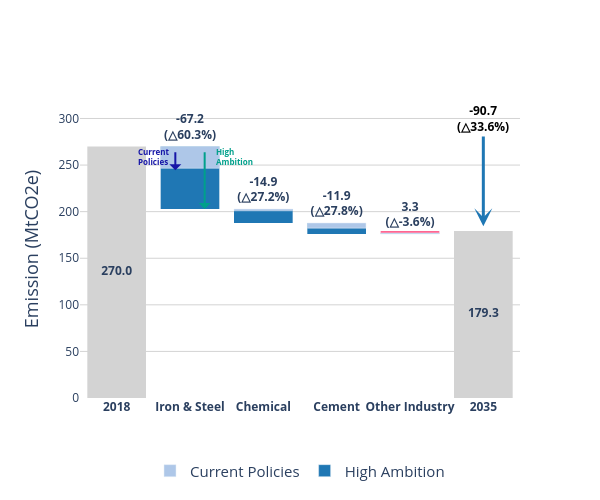

Here is the notebook cell this chart was saved with:
### Code cell
data = pd.DataFrame({
    "category": [
        "2018",
        "Iron & Steel", "Chemical", "Cement", "Other Industry",
        "2035"
    ],
})

fig = go.Figure()

# Start and end bars
fig.add_trace(go.Waterfall(
    name="High Ambition",
    orientation="v",
    measure=["absolute"] * 1 + ["relative"] * 4 + ["total"],
    x=data["category"],
    y=[emiss_2018, steel_ep, chem_ep, cement_ep, other_ep, emiss_2035_ep],
    base=0,
    connector={"visible": False},
    decreasing={"marker": {"color": "#1f77b4"}},   # enhanced ambition
    increasing={"marker": {"color": "#FF6692"}},   # current policies
    totals={"marker": {"color": "lightgray"}},
    showlegend=False
))

# Add Current Policy overlays just for Coal categories
fig.add_trace(go.Bar(
    name="Current Policy",
    x=["Iron & Steel", "Chemical", "Cement", "Other Industry"],
    y=[steel_cp, chem_cp, cement_cp, other_cp],  # smaller reductions
    base=[steel_base, chem_base, cement_base, other_base],  # position on top of previous waterfall step
    marker_color="#AEC7E8",
    showlegend=False
))

fig.update_layout(
    width=600,
    height=500,
    font=dict(size=12),
    plot_bgcolor='white',
    paper_bgcolor='white',


)

# Add dummy scatter trace to label bar values at center
fig.add_trace(go.Scatter(
    x=["2018", "2035"],
    y=[emiss_2018 / 2, emiss_2035_ep / 2],
    mode="text",
    text=[f"<b>{emiss_2018:.1f}</b>", f"<b>{emiss_2035_ep:.1f}</b>"],
    textposition="middle center",
    showlegend=False
))

# Add dummy scatter trace to label bar values at center
fig.add_trace(go.Scatter(
    x=["Iron & Steel", "Chemical", "Cement", "Other Industry"],
    #-190.5, -73.8, -28.9, -15.9, -4.5, -4.9, -3.0, -9
    y=[x+20 for x in [steel_base, chem_base, cement_base, other_base]],
    mode="text",
    text=[f"<b>{steel_ep:.1f}<br>(△{rr_steel:.1f}%)</b>", f"<b>{chem_ep:.1f}<br>(△{rr_chem:.1f}%)</b>", f"<b>{cement_ep:.1f}<br>(△{rr_cement:.1f}%)</b>", 
          f"<b>{other_ep:.1f}<br>(△{rr_other:.1f}%)</b>"],
    textposition="middle center",
    showlegend=False
))

fig.add_trace(go.Bar(
    x=[None], y=[None],
    name="Current Policies",
    marker=dict(color="#AEC7E8"),
    showlegend=True,
    hoverinfo="skip"
))

fig.add_trace(go.Bar(
    x=[None], y=[None],
    name="High Ambition",
    marker=dict(color="#1f77b4"),
    showlegend=True,
    hoverinfo="skip"
))


fig.update_layout(
    legend=dict(
        orientation='h',
        yanchor='bottom',
        y=-0.3,
        xanchor='center',
        x=0.5,
        bgcolor='rgba(0,0,0,0)',
        borderwidth=0,
        font=dict(size=15)
    )
)

fig.update_layout(
    yaxis=dict(
        showgrid=True,
        gridcolor='lightgrey',
        title="Emission (MtCO2e)", title_font_size=18,
        tickvals=list(range(0,351, 50)),
    )
)

fig.add_annotation(
    x=5, y=emiss_2035_ep + 5,        # 7 is the index of "2035" in the x-category list
    ax=5, ay=emiss_2018 + 30,
    xref="x", yref="y",
    axref="x", ayref="y",
    text=f"<b>{rd_ttl:.1f}<br>(△{rr_ttl:.1f}%)</b>",
    showarrow=True,
    arrowhead=3,
    arrowwidth=3,
    arrowsize=1,
    arrowcolor="#1f77b4",
    font=dict(size=12, color="black"),
    align="center"
)

fig.add_annotation(
    x=1 + 0.2, y=chem_base,        # 7 is the index of "2035" in the x-category list
    ax=1 + 0.2, ay=emiss_2018 + 3,
    xref="x", yref="y",
    axref="x", ayref="y",
    # text="<b>Enhanced<br>Ambition</b>",
    showarrow=True,
    arrowhead=1,
    arrowwidth=2,
    arrowsize=1,
    arrowcolor="#00A08B",
    font=dict(size=10, color="#00A08B"),
    align="center"
)

fig.add_annotation(
    x=1 -0.2, y=emiss_2018 + steel_cp - 2,        # 7 is the index of "2035" in the x-category list
    ax=1 - 0.2, ay=emiss_2018 + 3,
    xref="x", yref="y",
    axref="x", ayref="y",
    # text="<b>CoalOut</b>",
    showarrow=True,
    arrowhead=1,
    arrowwidth=2,
    arrowsize=1,
    arrowcolor="#1616A7",
    font=dict(size=10, color="#1616A7"),
    align="center"
)


fig.update_layout(
    xaxis=dict(
        tickvals=list(range(len(data['category']))),
        ticktext=[f"<b>{cat}</b>" for cat in data['category']],
        # tickfont=dict(size=15)
    )
)

fig.add_annotation(
    text="<b>Current<br>Policies</b>",
    # xref="paper", yref="paper",
    x=1-0.5, y=259,
    showarrow=False,
    font=dict(size=8, color="#1616A7"),
    align="left"
)

fig.add_annotation(
    text="<b>High<br>Ambition</b>",
    # xref="paper", yref="paper",
    x=1+0.6, y=259,
    showarrow=False,
    font=dict(size=8, color="#00A08B"),
    align="left"
)
pio.write_image(fig, "./fig/emiss_by_industry_sector.png", width=600, height=500, scale=2)

fig

### Figure 1 — Plotly figure (JSON) as saved in the notebook; plotly's stock layout.template omitted (floating-point values rounded to 4 significant figures)
{"data": [{"base": 0, "connector": {"visible": false}, "decreasing": {"marker": {"color": "#1f77b4"}}, "increasing": {"marker": {"color": "#FF6692"}}, "measure": ["absolute", "relative", "relative", "relative", "relative", "total"], "name": "High Ambition", "orientation": "v", "showlegend": false, "totals": {"marker": {"color": "lightgray"}}, "type": "waterfall", "x": ["2018", "Iron & Steel", "Chemical", "Cement", "Other Industry", "2035"], "y": [270.0, -67.22, -14.93, -11.87, 3.34, 179.3]}, {"base": [270.0, 202.8, 187.8, 176.0], "marker": {"color": "#AEC7E8"}, "name": "Current Policy", "showlegend": false, "type": "bar", "x": ["Iron & Steel", "Chemical", "Cement", "Other Industry"], "y": [-23.48, -1.856, -5.55, 1.11]}, {"mode": "text", "showlegend": false, "text": ["<b>270.0</b>", "<b>179.3</b>"], "textposition": "middle center", "type": "scatter", "x": ["2018", "2035"], "y": [135.0, 89.64]}, {"mode": "text", "showlegend": false, "text": ["<b>-67.2<br>(△60.3%)</b>", "<b>-14.9<br>(△27.2%)</b>", "<b>-11.9<br>(△27.8%)</b>", "<b>3.3<br>(△-3.6%)</b>"], "textposition": "middle center", "type": "scatter", "x": ["Iron & Steel", "Chemical", "Cement", "Other Industry"], "y": [290.0, 222.8, 207.8, 196.0]}, {"hoverinfo": "skip", "marker": {"color": "#AEC7E8"}, "name": "Current Policies", "showlegend": true, "type": "bar", "x": [null], "y": [null]}, {"hoverinfo": "skip", "marker": {"color": "#1f77b4"}, "name": "High Ambition", "showlegend": true, "type": "bar", "x": [null], "y": [null]}], "layout": {"annotations": [{"align": "center", "arrowcolor": "#1f77b4", "arrowhead": 3, "arrowsize": 1, "arrowwidth": 3, "ax": 5, "axref": "x", "ay": 300.0, "ayref": "y", "font": {"color": "black", "size": 12}, "showarrow": true, "text": "<b>-90.7<br>(△33.6%)</b>", "x": 5, "xref": "x", "y": 184.3, "yref": "y"}, {"align": "center", "arrowcolor": "#00A08B", "arrowhead": 1, "arrowsize": 1, "arrowwidth": 2, "ax": 1.2, "axref": "x", "ay": 273.0, "ayref": "y", "font": {"color": "#00A08B", "size": 10}, "showarrow": true, "x": 1.2, "xref": "x", "y": 202.8, "yref": "y"}, {"align": "center", "arrowcolor": "#1616A7", "arrowhead": 1, "arrowsize": 1, "arrowwidth": 2, "ax": 0.8, "axref": "x", "ay": 273.0, "ayref": "y", "font": {"color": "#1616A7", "size": 10}, "showarrow": true, "x": 0.8, "xref": "x", "y": 244.5, "yref": "y"}, {"align": "left", "font": {"color": "#1616A7", "size": 8}, "showarrow": false, "text": "<b>Current<br>Policies</b>", "x": 0.5, "y": 259}, {"align": "left", "font": {"color": "#00A08B", "size": 8}, "showarrow": false, "text": "<b>High<br>Ambition</b>", "x": 1.6, "y": 259}], "font": {"size": 12}, "height": 500, "legend": {"bgcolor": "rgba(0,0,0,0)", "borderwidth": 0, "font": {"size": 15}, "orientation": "h", "x": 0.5, "xanchor": "center", "y": -0.3, "yanchor": "bottom"}, "paper_bgcolor": "white", "plot_bgcolor": "white", "width": 600, "xaxis": {"ticktext": ["<b>2018</b>", "<b>Iron & Steel</b>", "<b>Chemical</b>", "<b>Cement</b>", "<b>Other Industry</b>", "<b>2035</b>"], "tickvals": [0, 1, 2, 3, 4, 5]}, "yaxis": {"gridcolor": "lightgrey", "showgrid": true, "tickvals": [0, 50, 100, 150, 200, 250, 300, 350], "title": {"font": {"size": 18}, "text": "Emission (MtCO2e)"}}}}
